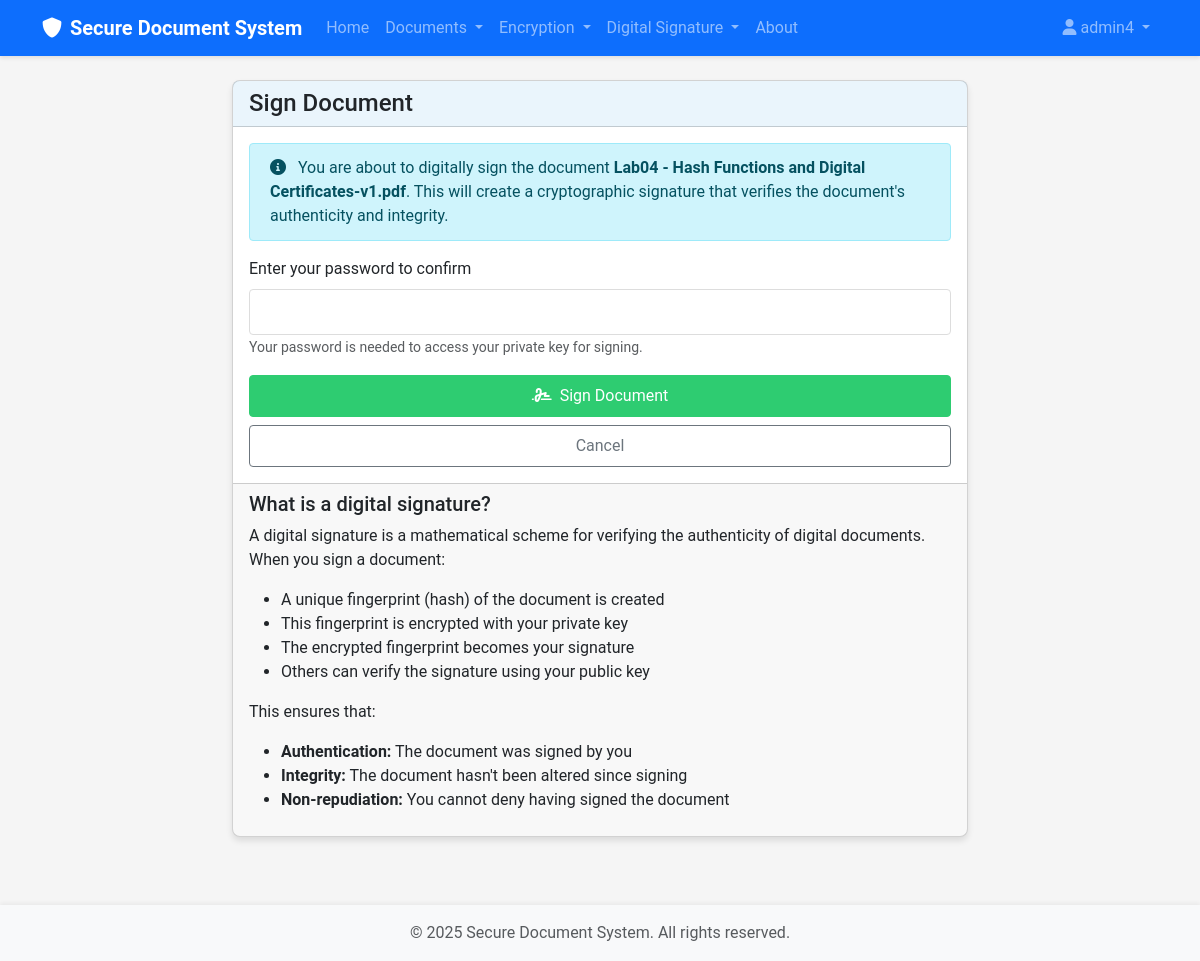
The app's page /signature/sign/22 (signed in) with its own data.
### src/models/user.py (models this page shows, shortened)
class User(UserMixin, db.Model):
    id = db.Column(db.Integer, primary_key=True)
    username = db.Column(db.String(64), index=True, unique=True)
    email = db.Column(db.String(120), index=True, unique=True)
    password = db.Column(db.String(128))
    role = db.Column(db.String(20), default='reader')  # 'data_owner', 'reader', 'authority'
    created_at = db.Column(db.DateTime, default=datetime.utcnow)
    public_key = db.Column(db.Text)
    private_key_encrypted = db.Column(db.Text)
    documents = db.relationship('Document', foreign_keys='Document.user_id', backref='owner', lazy='dynamic')
    attributes = db.relationship('Attribute', secondary=user_attributes,
                                backref=db.backref('users', lazy='dynamic'))

### src/models/document.py (models this page shows, shortened)
class Document(db.Model):
    id = db.Column(db.Integer, primary_key=True)
    filename = db.Column(db.String(256), nullable=False)
    original_filename = db.Column(db.String(256), nullable=False)
    file_type = db.Column(db.String(64))
    file_size = db.Column(db.Integer)  # Size in bytes
    doc_type = db.Column(db.String(20))  # 'original', 'encrypted', 'signed'
    encryption_method = db.Column(db.String(20), nullable=True)  # 'maabe', 'hybrid', None
    access_policy = db.Column(db.Text, nullable=True)
    is_signed = db.Column(db.Boolean, default=False)
    signature_file = db.Column(db.String(256), nullable=True)
    signer_id = db.Column(db.Integer, db.ForeignKey('user.id'), nullable=True)
    user_id = db.Column(db.Integer, db.ForeignKey('user.id'), nullable=False)
    parent_id = db.Column(db.Integer, db.ForeignKey('document.id'), nullable=True)
    children = db.relationship('Document',
                              backref=db.backref('parent', remote_side=[id]),
                              foreign_keys=[parent_id])
    signer = db.relationship('User', foreign_keys=[signer_id], backref='signed_documents')
    created_at = db.Column(db.DateTime, default=datetime.utcnow)
    updated_at = db.Column(db.DateTime, default=datetime.utcnow, onupdate=datetime.utcnow)

### src/routes/signature.py (the view, shortened to what this page needs)
@signature_bp.route('/sign/<int:document_id>', methods=['GET', 'POST'])
@login_required
def sign(document_id):
    document = Document.query.get_or_404(document_id)
    if document.user_id != current_user.id:
        flash('You do not have permission to sign this document', 'danger')
        return redirect(url_for('document.list'))
    if document.is_signed:
        flash('Document is already signed', 'warning')
        return redirect(url_for('document.view', document_id=document_id))
    return render_template('signature/sign.html', title='Sign Document',
                          document=document)

### templates/signature/sign.html (shortened to what this page needs)
{% extends "base.html" %}
{% block content %}
<div class="row justify-content-center">
    <div class="col-md-8">
        <div class="card">
            <div class="card-header">
                <h4 class="mb-0">Sign Document</h4>
            </div>
            <div class="card-body">
                <div class="alert alert-info">
                    <i class="fas fa-info-circle me-2"></i> You are about to digitally sign the document <strong>{{ document.original_filename }}</strong>. This will create a cryptographic signature that verifies the document's authenticity and integrity.
                </div>
                <form method="POST" action="{{ url_for('signature.sign', document_id=document.id) }}">
                    <div class="mb-3">
                        <label for="password" class="form-label">Enter your password to confirm</label>
                        <input type="password" class="form-control" id="password" name="password" required>
                        <small class="form-text text-muted">Your password is needed to access your private key for signing.</small>
                    </div>
                    <div class="d-grid gap-2">
                        <button type="submit" class="btn btn-success">
                            <i class="fas fa-signature me-1"></i> Sign Document
                        </button>
                        <a href="{{ url_for('document.view', document_id=document.id) }}" class="btn btn-outline-secondary">Cancel</a>
                    </div>
                </form>
            </div>
            <div class="card-footer">
                <h5>What is a digital signature?</h5>
                <p>A digital signature is a mathematical scheme for verifying the authenticity of digital documents. When you sign a document:</p>
                <ul>
                    <li>A unique fingerprint (hash) of the document is created</li>
                    <li>This fingerprint is encrypted with your private key</li>
                    <li>The encrypted fingerprint becomes your signature</li>
                    <li>Others can verify the signature using your public key</li>
                </ul>
                <p>This ensures that:</p>
                <ul>
                    <li><strong>Authentication:</strong> The document was signed by you</li>
                    <li><strong>Integrity:</strong> The document hasn't been altered since signing</li>
                    <li><strong>Non-repudiation:</strong> You cannot deny having signed the document</li>
                </ul>
            </div>
        </div>
    </div>
</div>
{% endblock %}

### templates/base.html (shortened to what this page needs)
<!DOCTYPE html>
<html lang="en">
<head>
    <link href="https://cdn.jsdelivr.net/npm/bootstrap@5.3.0-alpha1/dist/css/bootstrap.min.css" rel="stylesheet">
    <link rel="stylesheet" href="https://cdnjs.cloudflare.com/ajax/libs/font-awesome/6.0.0/css/all.min.css">
    <link rel="stylesheet" href="{{ url_for('static', filename='css/style.css') }}">
</head>
<body>
    <nav class="navbar navbar-expand-lg navbar-dark bg-primary">
        <div class="container">
            <a class="navbar-brand" href="{{ url_for('index') }}">
                <i class="fas fa-shield-alt me-2"></i>Secure Document System
            </a>
            <div class="collapse navbar-collapse" id="navbarNav">
                <ul class="navbar-nav me-auto">
                    <li class="nav-item">
                        <a class="nav-link" href="{{ url_for('index') }}">Home</a>
                    </li>
                    {% if current_user.is_authenticated %}
                        <li class="nav-item dropdown">
                            <a class="nav-link dropdown-toggle" href="#" id="documentsDropdown" role="button" data-bs-toggle="dropdown">
                                Documents
                            </a>
                        </li>
                        <li class="nav-item dropdown">
                            <a class="nav-link dropdown-toggle" href="#" id="encryptionDropdown" role="button" data-bs-toggle="dropdown">
                                Encryption
                            </a>
                        </li>
                        <li class="nav-item dropdown">
                            <a class="nav-link dropdown-toggle" href="#" id="signatureDropdown" role="button" data-bs-toggle="dropdown">
                                Digital Signature
                            </a>
                        </li>
                    {% endif %}
                    <li class="nav-item">
                        <a class="nav-link" href="{{ url_for('about') }}">About</a>
                    </li>
                </ul>
                <ul class="navbar-nav">
                    {% if current_user.is_authenticated %}
                        <li class="nav-item dropdown">
                            <a class="nav-link dropdown-toggle" href="#" id="userDropdown" role="button" data-bs-toggle="dropdown">
                                <i class="fas fa-user me-1"></i>{{ current_user.username }}
                            </a>
                        </li>
                    {% endif %}
                </ul>
            </div>
        </div>
    </nav>
    <div class="container mt-4">
        {% block content %}{% endblock %}
    </div>
    <footer class="footer mt-5 py-3 bg-light">
        <div class="container text-center">
            <span class="text-muted">© 2025 Secure Document System. All rights reserved.</span>
        </div>
    </footer>
</body>
</html>

### static/css/style.css (style rules this page uses)
:root { --primary-color: #3498db; --secondary-color: #2ecc71; --background-color: #f5f5f5; --text-color: #333333; --danger-color: #e74c3c; --success-color: #27ae60; }
body { font-family: 'Roboto', 'Open Sans', sans-serif; background-color: var(--background-color); color: var(--text-color); min-height: 100vh; display: flex; flex-direction: column; }
.navbar { box-shadow: 0 2px 4px rgba(0, 0, 0, 0.1); }
.navbar-brand { font-weight: bold; }
.footer { margin-top: auto; box-shadow: 0 -2px 4px rgba(0, 0, 0, 0.05); }
.card { border-radius: 8px; box-shadow: 0 4px 6px rgba(0, 0, 0, 0.1); transition: transform 0.3s ease, box-shadow 0.3s ease; margin-bottom: 20px; }
.card-header { font-weight: bold; background-color: rgba(52, 152, 219, 0.1); }
.btn { border-radius: 4px; padding: 8px 16px; transition: all 0.3s ease; }
.btn-success { background-color: var(--secondary-color); border-color: var(--secondary-color); }
.form-control { border-radius: 4px; padding: 10px; border: 1px solid #ddd; }
.alert { border-radius: 4px; padding: 12px 20px; }

### records on screen
User: username "admin4"
Document: original_filename "Lab04 - Hash Functions and Digital Certificates-v1.pdf"
